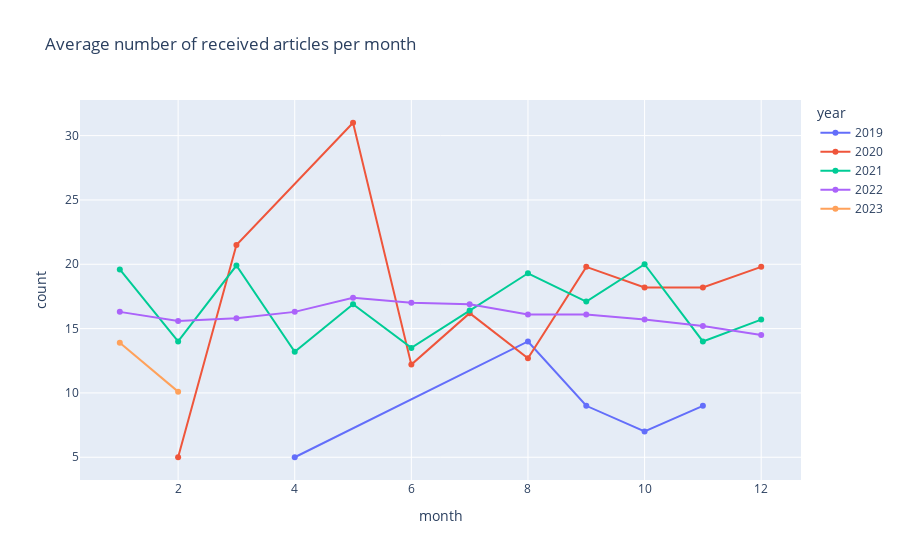

Notebook code cell kept with this figure:
### Code cell
fig = px.line(idx, x="month", y="count", color="year", title="layout.hovermode='x unified'")
fig.update_traces(mode="markers+lines", hovertemplate=None)
fig.update_layout(hovermode="x unified", title="Average number of received articles per month")
fig.show()

### Figure 1 — Plotly figure (JSON) as saved in the notebook; plotly's stock layout.template omitted (floating-point values rounded to 4 significant figures)
{"data": [{"legendgroup": "2019", "line": {"color": "#636efa", "dash": "solid"}, "marker": {"symbol": "circle"}, "mode": "markers+lines", "name": "2019", "orientation": "v", "showlegend": true, "type": "scatter", "x": [4, 8, 9, 10, 11], "xaxis": "x", "y": [5, 14, 9, 7, 9], "yaxis": "y"}, {"legendgroup": "2020", "line": {"color": "#EF553B", "dash": "solid"}, "marker": {"symbol": "circle"}, "mode": "markers+lines", "name": "2020", "orientation": "v", "showlegend": true, "type": "scatter", "x": [2, 3, 5, 6, 7, 8, 9, 10, 11, 12], "xaxis": "x", "y": [5, 21.5, 31, 12.2, 16.2, 12.7, 19.8, 18.2, 18.2, 19.8], "yaxis": "y"}, {"legendgroup": "2021", "line": {"color": "#00cc96", "dash": "solid"}, "marker": {"symbol": "circle"}, "mode": "markers+lines", "name": "2021", "orientation": "v", "showlegend": true, "type": "scatter", "x": [1, 2, 3, 4, 5, 6, 7, 8, 9, 10, 11, 12], "xaxis": "x", "y": [19.6, 14, 19.9, 13.2, 16.9, 13.5, 16.4, 19.3, 17.1, 20, 14, 15.7], "yaxis": "y"}, {"legendgroup": "2022", "line": {"color": "#ab63fa", "dash": "solid"}, "marker": {"symbol": "circle"}, "mode": "markers+lines", "name": "2022", "orientation": "v", "showlegend": true, "type": "scatter", "x": [1, 2, 3, 4, 5, 6, 7, 8, 9, 10, 11, 12], "xaxis": "x", "y": [16.3, 15.6, 15.8, 16.3, 17.4, 17, 16.9, 16.1, 16.1, 15.7, 15.2, 14.5], "yaxis": "y"}, {"legendgroup": "2023", "line": {"color": "#FFA15A", "dash": "solid"}, "marker": {"symbol": "circle"}, "mode": "markers+lines", "name": "2023", "orientation": "v", "showlegend": true, "type": "scatter", "x": [1, 2], "xaxis": "x", "y": [13.9, 10.1], "yaxis": "y"}], "layout": {"hovermode": "x unified", "legend": {"title": {"text": "year"}, "tracegroupgap": 0}, "title": {"text": "Average number of received articles per month"}, "xaxis": {"anchor": "y", "domain": [0, 1], "title": {"text": "month"}}, "yaxis": {"anchor": "x", "domain": [0, 1], "title": {"text": "count"}}}}
